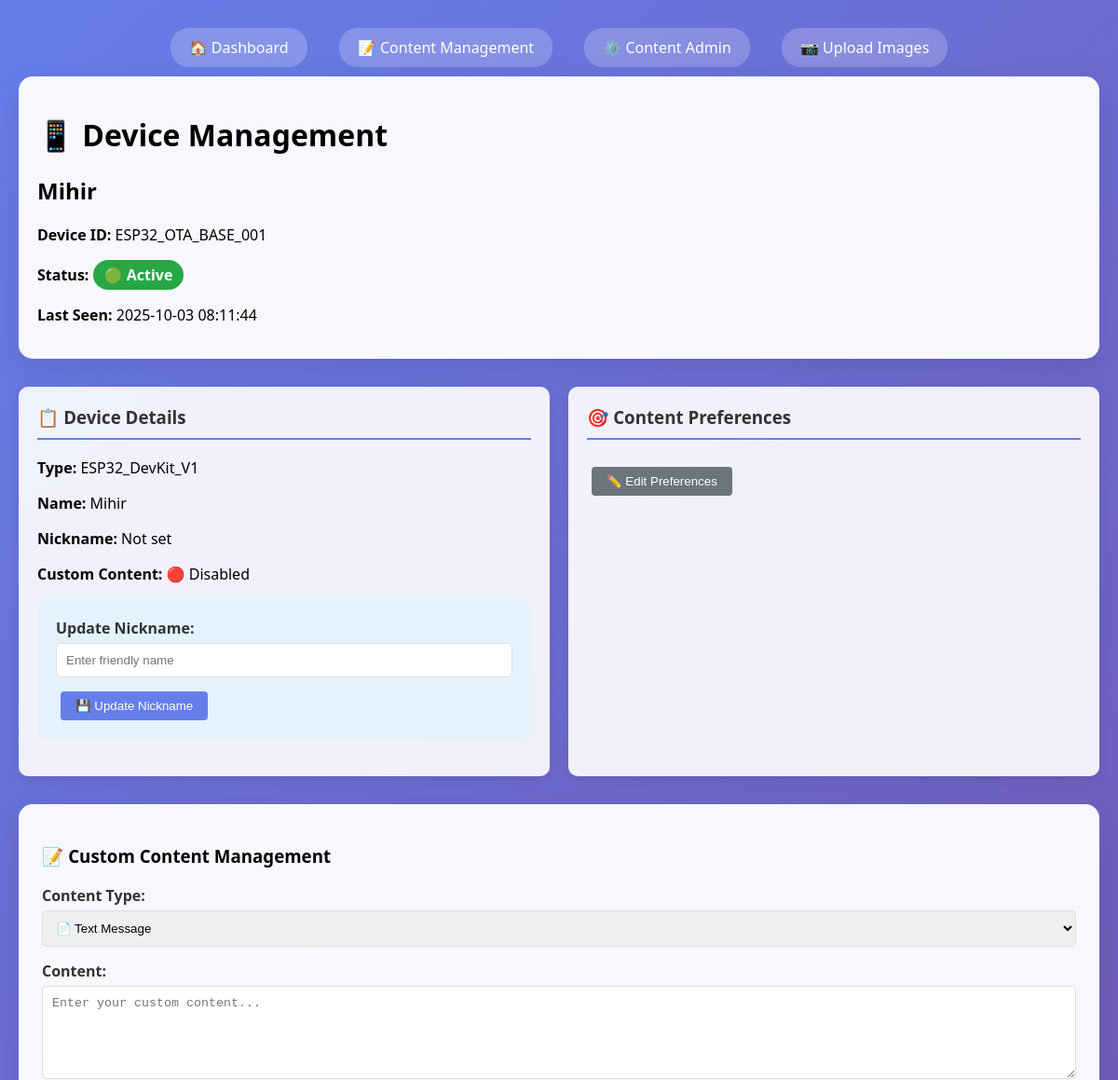
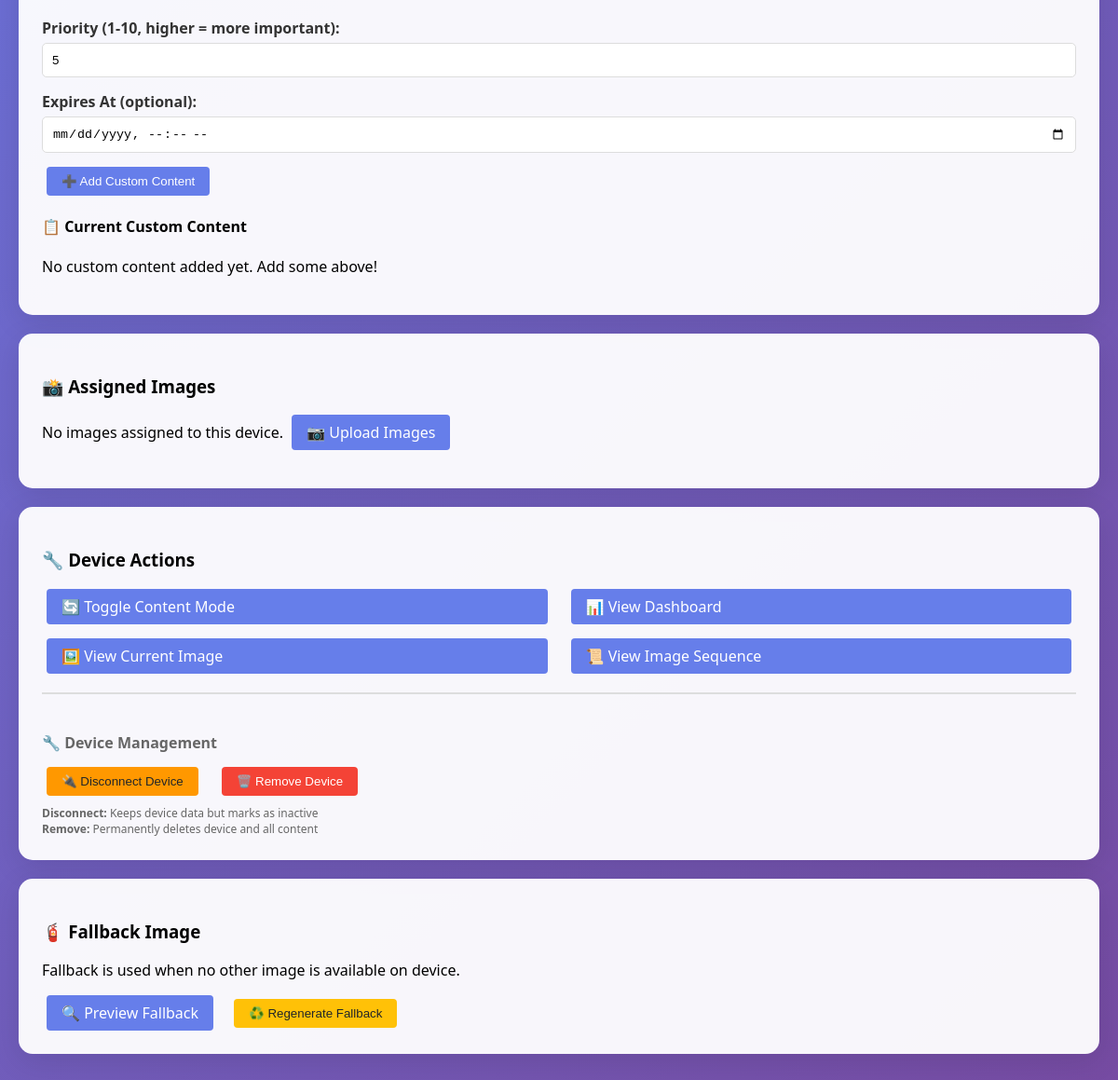
The app's page /device/ESP32_OTA_BASE_001 with its own data (2 pictures, top to bottom).
### models.py (models this page shows, shortened)
class Device(db.Model):
    __tablename__ = 'devices'
    id = db.Column(db.Integer, primary_key=True)
    device_id = db.Column(db.String(255), unique=True, nullable=False, index=True)
    device_name = db.Column(db.String(255), nullable=False)
    occupation = db.Column(db.String(255), nullable=False)
    device_type = db.Column(db.String(100), nullable=False)
    wifi_ssid = db.Column(db.String(255))
    preferences = db.Column(db.Text)  # JSON string
    nickname = db.Column(db.String(255))
    is_active = db.Column(db.Boolean, default=False, index=True)
    is_connected = db.Column(db.Boolean, default=False)
    last_seen = db.Column(db.DateTime, index=True)
    created_at = db.Column(db.DateTime, default=datetime.utcnow)
    updated_at = db.Column(db.DateTime, default=datetime.utcnow, onupdate=datetime.utcnow)
    custom_content_enabled = db.Column(db.Boolean, default=False)
    temperature = db.Column(db.Float, default=0.0)
    humidity = db.Column(db.Float, default=0.0)
    motion_detected = db.Column(db.Boolean, default=False)
    sleep_mode = db.Column(db.Boolean, default=False)
    sensor_last_update = db.Column(db.DateTime)
    firmware_version = db.Column(db.String(50))
    uptime_seconds = db.Column(db.Integer, default=0)
    free_heap = db.Column(db.Integer, default=0)
    wifi_rssi = db.Column(db.Integer, default=0)
    device_contents = db.relationship('DeviceContent', backref='device', lazy='dynamic')

### unified_cms.py (the view)
@app.route('/device/<device_id>')
def device_detail(device_id):
    try:
        device = Device.query.filter_by(device_id=device_id).first()
        if not device:
            flash('Device not found', 'error')
            return redirect(url_for('index'))
        device_content = DeviceContent.query.filter_by(device_id=device_id).order_by(DeviceContent.created_at.desc()).all()
        return render_template('device_detail.html', device=device, device_content=device_content)
    except Exception as e:
        logger.error(f"Device detail error: {str(e)}")
        flash(f'Error loading device: {str(e)}', 'error')
        return redirect(url_for('index'))

### unified_cms.py (called while the page is built)
@app.template_filter('from_json')
def from_json_filter(value):
    try:
        return json.loads(value) if value else []
    except (json.JSONDecodeError, TypeError):
        return []

### templates/device_detail.html (shortened to what this page needs)
<!DOCTYPE html>
<html lang="en">
<head>
</head>
<body>
    <div class="container">
        <div class="nav-links">
            <a href="/">🏠 Dashboard</a>
            <a href="/content-management">📝 Content Management</a>
            <a href="/content-admin">⚙️ Content Admin</a>
            <a href="/upload">📷 Upload Images</a>
        </div>
        <div class="header">
            <h1>📱 Device Management</h1>
            <h2>{{ device.nickname or device.device_name or device.device_id }}</h2>
            <p><strong>Device ID:</strong> {{ device.device_id }}</p>
            <p><strong>Status:</strong>
                <span class="status {% if device.is_active %}active{% else %}inactive{% endif %}">
                    {% if device.is_active %}🟢 Active{% else %}🔴 Inactive{% endif %}
                </span>
            </p>
            <p><strong>Last Seen:</strong>
                {% if device.last_seen %}
                    {{ device.last_seen.strftime('%Y-%m-%d %H:%M:%S') }}
                {% else %}
                    Never
                {% endif %}
            </p>
        </div>
        <div class="device-info">
            <div class="info-card">
                <h3>📋 Device Details</h3>
                <p><strong>Type:</strong> {{ device.device_type or 'ESP32 DevKit V1' }}</p>
                <p><strong>Name:</strong> {{ device.device_name or 'Unknown' }}</p>
                <p><strong>Nickname:</strong> {{ device.nickname or 'Not set' }}</p>
                <p><strong>Custom Content:</strong>
                    {% if device.custom_content_enabled %}🟢 Enabled{% else %}🔴 Disabled{% endif %}
                </p>
                <div class="nickname-form">
                    <form method="POST" action="/device/{{ device.device_id }}/update-nickname">
                        <div class="form-group">
                            <label for="nickname">Update Nickname:</label>
                            <input type="text" id="nickname" name="nickname" value="{{ device.nickname or '' }}" placeholder="Enter friendly name">
                        </div>
                        <button type="submit" class="btn">💾 Update Nickname</button>
                    </form>
                </div>
            </div>
            <div class="info-card">
                <h3>🎯 Content Preferences</h3>
                <div class="preferences-display" id="preferences-display">
                    <button type="button" onclick="editPreferences()" class="btn btn-secondary" style="margin-top: 10px;">
                        ✏️ Edit Preferences
                    </button>
                </div>
            </div>
        </div>
        <div class="content-section">
            <h3>📝 Custom Content Management</h3>
            <form method="POST" action="/device/{{ device.device_id }}/add-content">
                <div class="form-group">
                    <label for="content_type">Content Type:</label>
                    <select id="content_type" name="content_type" required>
                        <option value="text">📄 Text Message</option>
                    </select>
                </div>
                <div class="form-group">
                    <label for="content">Content:</label>
                    <textarea id="content" name="content" placeholder="Enter your custom content..." required></textarea>
                </div>
                <div class="form-group">
                    <label for="priority">Priority (1-10, higher = more important):</label>
                    <input type="number" id="priority" name="priority" value="5" min="1" max="10">
                </div>
                <div class="form-group">
                    <label for="expires_at">Expires At (optional):</label>
                    <input type="datetime-local" id="expires_at" name="expires_at">
                </div>
                <button type="submit" class="btn">➕ Add Custom Content</button>
            </form>
            <h4>📋 Current Custom Content</h4>
            {% if custom_content %}
                <ul class="content-list">
                    {% for content in custom_content %}
                        <li class="content-item">
                            <div class="content-priority">Priority: {{ content.priority }}</div>
                            <h5>{{ content.content_type.title() }}</h5>
                            <p>{{ content.content }}</p>
                            <small>
                                Created: {{ content.created_at.strftime('%Y-%m-%d %H:%M') }}
                                {% if content.expires_at %}
                                    | Expires: {{ content.expires_at.strftime('%Y-%m-%d %H:%M') }}
                                {% endif %}
                            </small>
                            <div style="margin-top: 10px;">
                                <a href="/device/{{ device.device_id }}/content/{{ content.id }}/delete"
                                   class="btn btn-danger"
                                   onclick="return confirm('Delete this content?')">🗑️ Delete</a>
                            </div>
                        </li>
                    {% endfor %}
                </ul>
            {% else %}
                <p>No custom content added yet. Add some above!</p>
            {% endif %}
        </div>
        <div class="content-section">
            <h3>📸 Assigned Images</h3>
            {% if assigned_images %}
                <div class="assigned-images">
                    {% for image in assigned_images %}
                        <div class="image-card assigned">
                            <h5>{{ image.original_filename }}</h5>
                            <p><strong>Size:</strong> {{ (image.file_size / 1024)|round(2) }} KB</p>
                            <p><strong>Format:</strong> BMP (for ESP32)</p>
                            <p><strong>Uploaded:</strong> {{ image.upload_date.strftime('%Y-%m-%d') }}</p>
                        </div>
                    {% endfor %}
                </div>
            {% else %}
                <p>No images assigned to this device. <a href="/upload" class="btn">📷 Upload Images</a></p>
            {% endif %}
        </div>
        <div class="content-section">
            <h3>🔧 Device Actions</h3>
            <div style="display: grid; grid-template-columns: 1fr 1fr; gap: 15px; margin-bottom: 20px;">
                <a href="/device/{{ device.device_id }}/toggle-content-mode" class="btn">
                    🔄 Toggle Content Mode
                </a>
                <a href="/api/devices/{{ device.device_id }}/dashboard" class="btn" target="_blank">
                    📊 View Dashboard
                </a>
                <a href="/api/devices/{{ device.device_id }}/image" class="btn" target="_blank">
                    🖼️ View Current Image
                </a>
                <a href="/api/devices/{{ device.device_id }}/images-sequence" class="btn" target="_blank">
                    📜 View Image Sequence
                </a>
            </div>
            <div style="border-top: 2px solid #ddd; padding-top: 20px; margin-top: 20px;">
                <h4 style="color: #666; margin-bottom: 15px;">🔧 Device Management</h4>
                <div style="display: flex; gap: 15px; flex-wrap: wrap;">
                    <button onclick="disconnectDevice('{{ device.device_id }}', '{{ device.nickname or device.device_name }}')"
                            class="btn btn-warning" style="background: #ff9800;">
                        🔌 Disconnect Device
                    </button>
                    <button onclick="removeDevice('{{ device.device_id }}', '{{ device.nickname or device.device_name }}')"
                            class="btn btn-danger" style="background: #f44336;">
                        🗑️ Remove Device
                    </button>
                </div>
                <div style="margin-top: 10px; font-size: 12px; color: #666;">
                    <strong>Disconnect:</strong> Keeps device data but marks as inactive<br>
                    <strong>Remove:</strong> Permanently deletes device and all content
                </div>
            </div>
        </div>
        <div class="content-section">
            <h3>🧯 Fallback Image</h3>
            <p>Fallback is used when no other image is available on device.</p>
            <div style="display:flex; gap:12px; align-items:center;">
                <a href="/dashboards/{{ device.device_id }}_fallback.bmp" class="btn" target="_blank">🔍 Preview Fallback</a>
                <form action="/device/{{ device.device_id }}/fallback/regenerate" method="post" style="display:inline;">
                    <button class="btn btn-warning">♻️ Regenerate Fallback</button>
                </form>
            </div>
        </div>
    </div>
</body>
</html>

### templates/device_detail.html (style rules this page uses)
body { font-family: 'Segoe UI', Tahoma, Geneva, Verdana, sans-serif; margin: 0; padding: 0; background: linear-gradient(135deg, #667eea 0%, #764ba2 100%); min-height: 100vh; }
.container { max-width: 1200px; margin: 0 auto; padding: 20px; }
.header { background: rgba(255, 255, 255, 0.95); padding: 20px; border-radius: 15px; margin-bottom: 30px; box-shadow: 0 8px 32px rgba(0, 0, 0, 0.1); backdrop-filter: blur(10px); }
.device-info { display: grid; grid-template-columns: 1fr 1fr; gap: 20px; margin-bottom: 30px; }
.info-card { background: rgba(255, 255, 255, 0.9); padding: 20px; border-radius: 10px; box-shadow: 0 4px 15px rgba(0, 0, 0, 0.1); }
.info-card h3 { margin-top: 0; color: #333; border-bottom: 2px solid #667eea; padding-bottom: 10px; }
.status { display: inline-block; padding: 5px 12px; border-radius: 20px; color: white; font-weight: bold; }
.status.active { background: #28a745; }
.content-section { background: rgba(255, 255, 255, 0.95); padding: 25px; border-radius: 15px; margin-bottom: 20px; box-shadow: 0 8px 32px rgba(0, 0, 0, 0.1); }
.btn { background: #667eea; color: white; padding: 10px 20px; border: none; border-radius: 5px; cursor: pointer; text-decoration: none; display: inline-block; margin: 5px; }
.btn-danger { background: #dc3545; }
.btn-warning { background: #ffc107; color: #212529; }
.form-group { margin-bottom: 15px; }
.form-group label { display: block; margin-bottom: 5px; font-weight: bold; color: #333; }
.form-group input, .form-group textarea, .form-group select { width: 100%; padding: 10px; border: 1px solid #ddd; border-radius: 5px; box-sizing: border-box; }
.form-group textarea { height: 100px; resize: vertical; }
.nav-links { text-align: center; margin: 20px 0; }
.nav-links a { color: white; text-decoration: none; margin: 0 15px; padding: 10px 20px; background: rgba(255, 255, 255, 0.2); border-radius: 20px; transition: all 0.3s ease; }
.nickname-form { background: #e3f2fd; padding: 20px; border-radius: 10px; margin-bottom: 20px; }
.btn { padding: 8px 16px; border-radius: 4px; border: none; cursor: pointer; margin: 0 5px; text-decoration: none; display: inline-block; }
.btn-secondary { background: #6c757d; color: white; }

### records on screen
Device: nickname+device_name "Mihir", device_id "ESP32_OTA_BASE_001", last_seen "2025-10-03 08:11:44", device_type "ESP32_DevKit_V1", device_name "Mihir", nickname "Not set"
